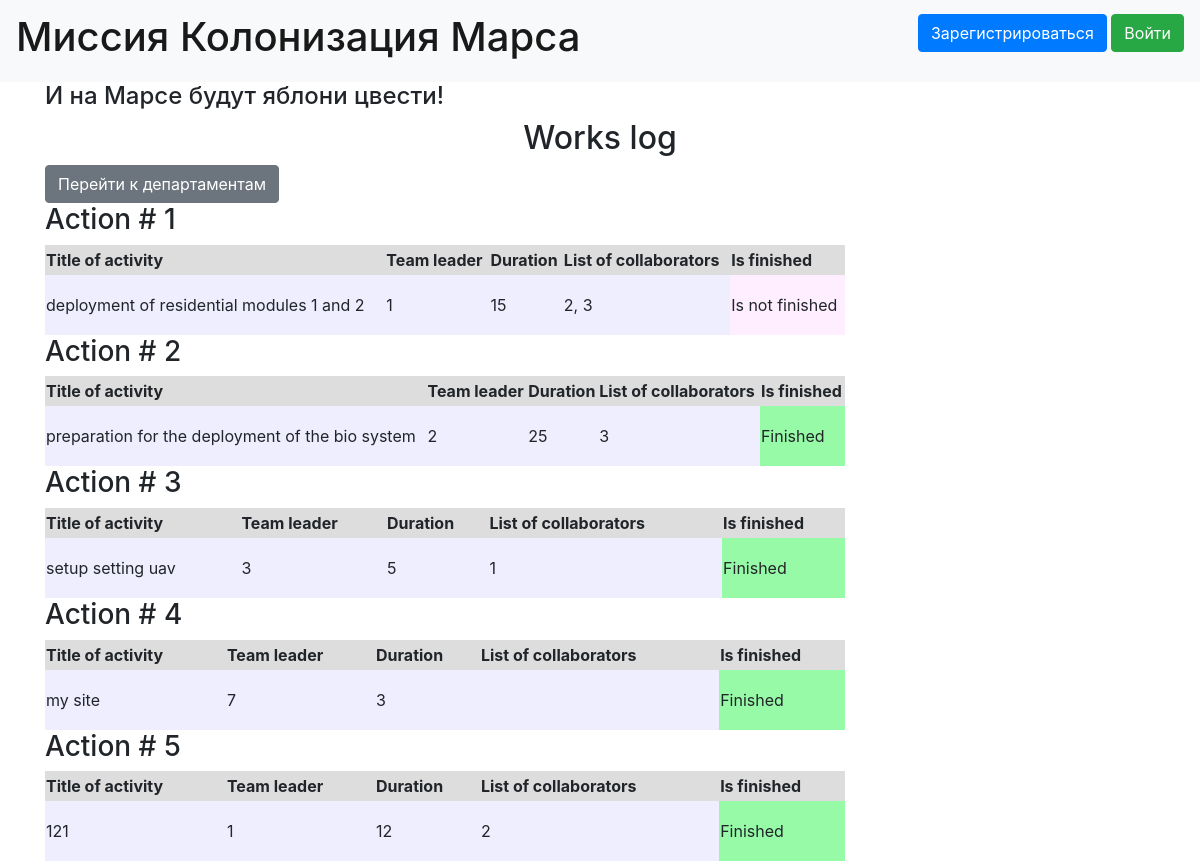
Before: / with the older database file.
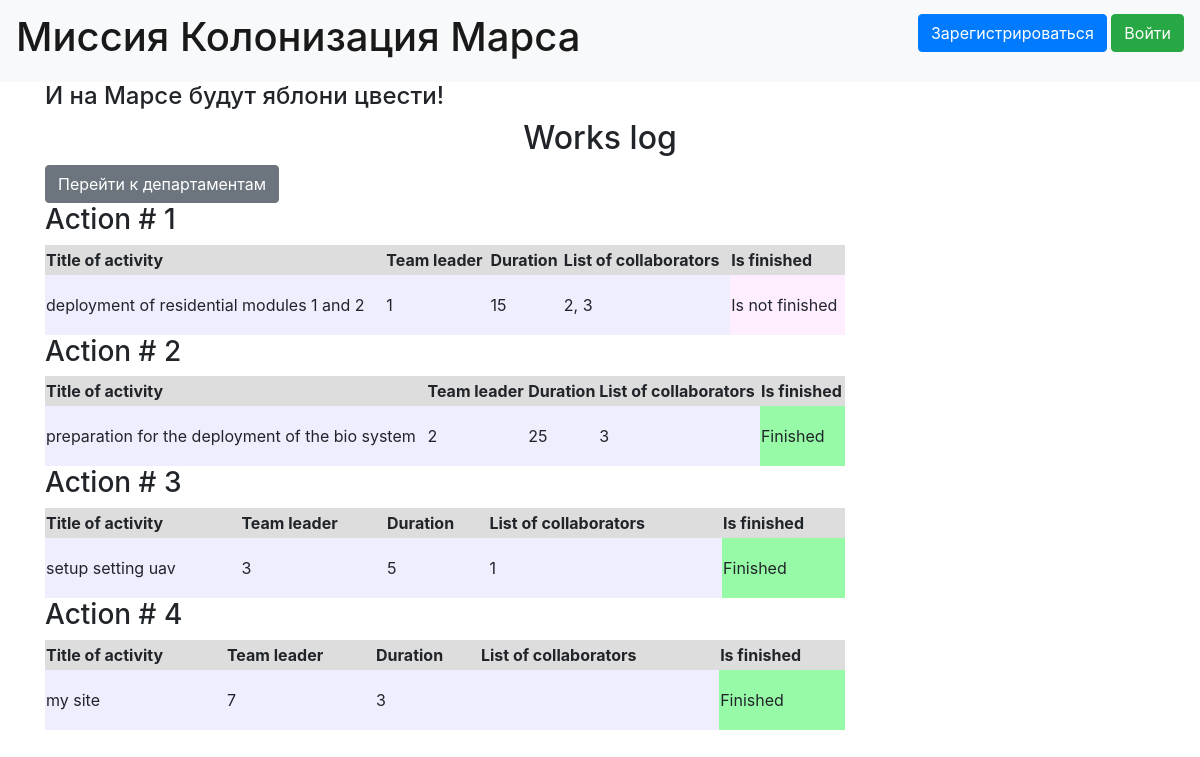
After: the same page with the newer database file.
### data/jobs.py (models this page shows)
class Jobs(SqlAlchemyBase):
    __tablename__ = 'jobs'
    id = sqlalchemy.Column(sqlalchemy.Integer, primary_key=True, autoincrement=True)
    team_leader = sqlalchemy.Column(sqlalchemy.Integer, sqlalchemy.ForeignKey("users.id"))
    job = sqlalchemy.Column(sqlalchemy.String, nullable=True)
    work_size = sqlalchemy.Column(sqlalchemy.Integer, nullable=True)
    collaborators = sqlalchemy.Column(sqlalchemy.String, nullable=True)
    start_date = sqlalchemy.Column(sqlalchemy.DateTime, nullable=True)
    end_date = sqlalchemy.Column(sqlalchemy.DateTime, nullable=True)
    is_finished = sqlalchemy.Column(sqlalchemy.Boolean, nullable=True)
    user = orm.relationship('User')

### main.py (the view)
@app.route("/")
def index():
    session = db_session.create_session()
    list_work = list(session.query(Jobs))
    return render_template('index.html', list_work=list_work)

### data/db_session.py (called while the page is built)
def create_session() -> Session:
    global __factory
    return __factory()

### templates/index.html (shortened to what this page needs)
{% extends "base.html" %}
{% block content %}
<h2 align="center">Works log</h2>
<a href="departments" class="btn btn-secondary">Перейти к департаментам</a>
{% for job in list_work%}
<h3>Action # {{ job.id }}</h3>
<div>
    <table width="800px">
        <tr bgcolor='#dddddd' height="30px">
            <th>Title of activity</th>
            <th>Team leader</th>
            <th>Duration</th>
            <th>List of collaborators</th>
            <th>Is finished</th>
        </tr>
        <tr bgcolor='#eeeeff' height="60px">
            <td>{{job.job}}</td>
            <td>{{job.team_leader}}</td>
            <td>{{job.work_size}}</td>
            <td>{{job.collaborators}}</td>
            {% if job.is_finished %}
            <td bgcolor='#96faa7'>Finished</td>
            {% else %}
            <td bgcolor='#ffeeff'>Is not finished</td>
            {% endif %}
        </tr>
    </table>
</div>
{% endfor %}
{% endblock %}

### templates/base.html (shortened to what this page needs)
<!doctype html>
<html lang="en">
<head>
    <link rel="stylesheet"
          href="https://stackpath.bootstrapcdn.com/bootstrap/4.4.1/css/bootstrap.min.css"
>
    <link rel="stylesheet" type="text/css" href="{{url_for('static', filename='css/style.css')}}" />
</head>
<body>
<header>
    <nav class="navbar navbar-light bg-light">
        <a class="navbar-brand" href="#"><h1> Миссия Колонизация Марса</h1></a>
        {% if current_user.is_authenticated %}
    <a class="navbar-brand" href="/logout">{{ current_user.name }}</a>
{% else %}
    <p>
        <a class="btn btn-primary " href="/register">Зарегистрироваться</a>
        <a class="btn btn-success" href="/login">Войти</a>
    </p>
{% endif %}
    </nav>
</header>
<main role="main" class="container">
    <h4>И на Марсе будут яблони цвести!</h4>
    {% block content %}{% endblock %}
</main>
</body>
</html>

Changed rows visible on the page:
removed Jobs: id "5", job "121", team_leader "1", work_size "12", collaborators "2", is_finished "Finished"
